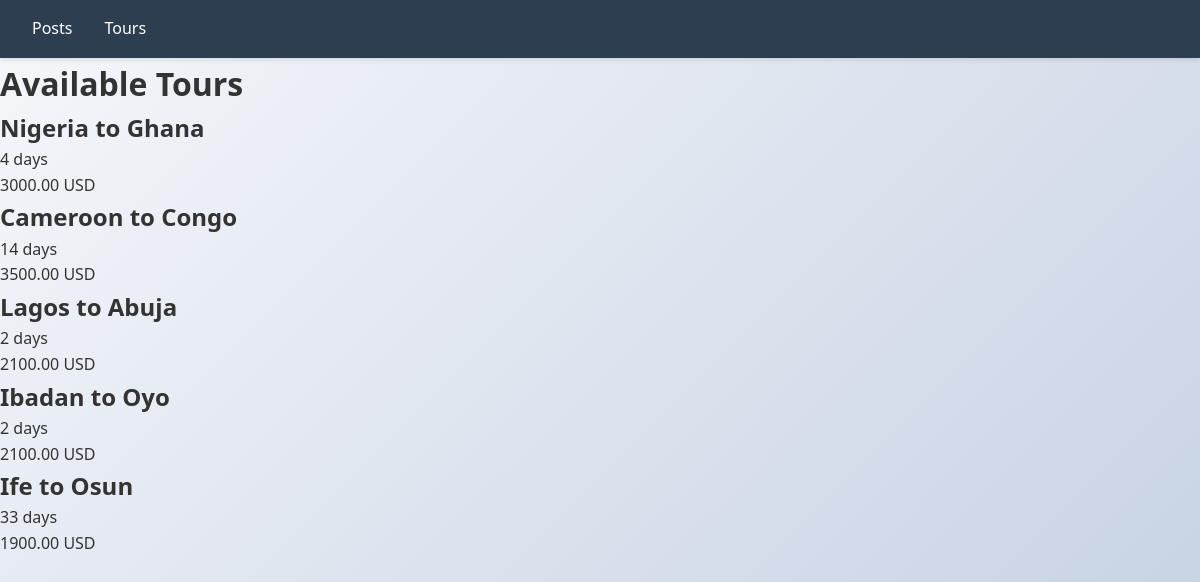
The page /tours/ on the database its author committed.
### asiantouragency/models.py (models this page shows, shortened)
class Tour(models.Model):
    origin_country = models.CharField(max_length=64)
    destination_country = models.CharField(max_length=64)
    number_of_nights = models.IntegerField()
    price = models.DecimalField(max_digits=10, decimal_places=2)

### asiantouragency/views.py (the view)
# urls.py: path('', views.tours, name='tours'),
def tours(request):
    asian_tours = Tour.objects.all()
    return render(request, 'tours/tours.html', {'asian_tours': asian_tours})

### asiantouragency/templates/tours/tours.html (shortened to what this page needs)
{% extends 'layout.html' %}
{% block content %}
<h1>Available Tours</h1>
<ul>
  {% for tour in asian_tours %}
  <li>
    <h2>{{ tour.origin_country }} to {{ tour.destination_country }}</h2>
    <p>{{ tour.number_of_nights }} days</p>
    <p>{{ tour.price }} USD</p>
  </li>
  {% endfor %}
</ul>
{% endblock %}

### static/css/styles.css (style rules this page uses)
* { margin: 0; padding: 0; box-sizing: border-box; }
body { font-family: "Segoe UI", Tahoma, Geneva, Verdana, sans-serif; background: linear-gradient(135deg, #f5f7fa 0%, #c3cfe2 100%); color: #333; line-height: 1.6; min-height: 100vh; }

### rows shown on the page
Tour: origin_country "Nigeria", destination_country "Ghana", number_of_nights "4", price "3000.00"
Tour: origin_country "Cameroon", destination_country "Congo", number_of_nights "14", price "3500.00"
Tour: origin_country "Lagos", destination_country "Abuja", number_of_nights "2", price "2100.00"
Tour: origin_country "Ibadan", destination_country "Oyo", number_of_nights "2", price "2100.00"
Tour: origin_country "Ife", destination_country "Osun", number_of_nights "33", price "1900.00"
